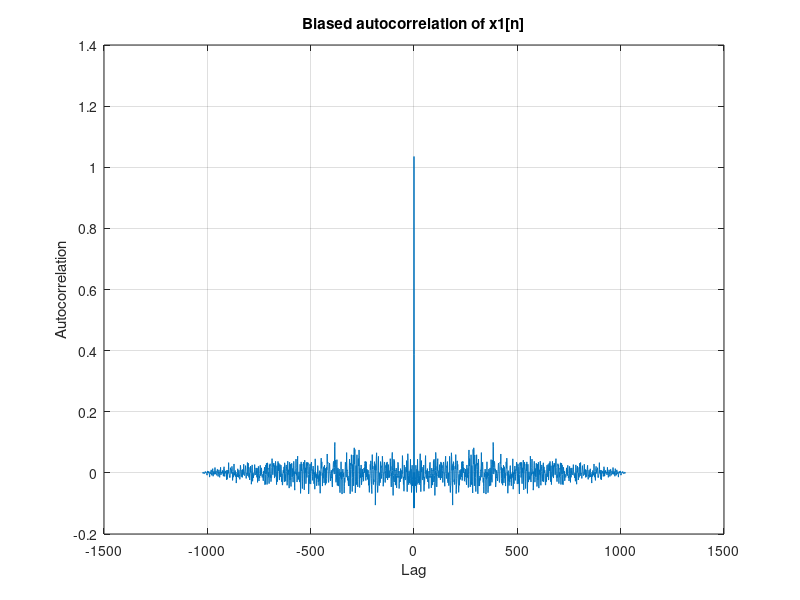
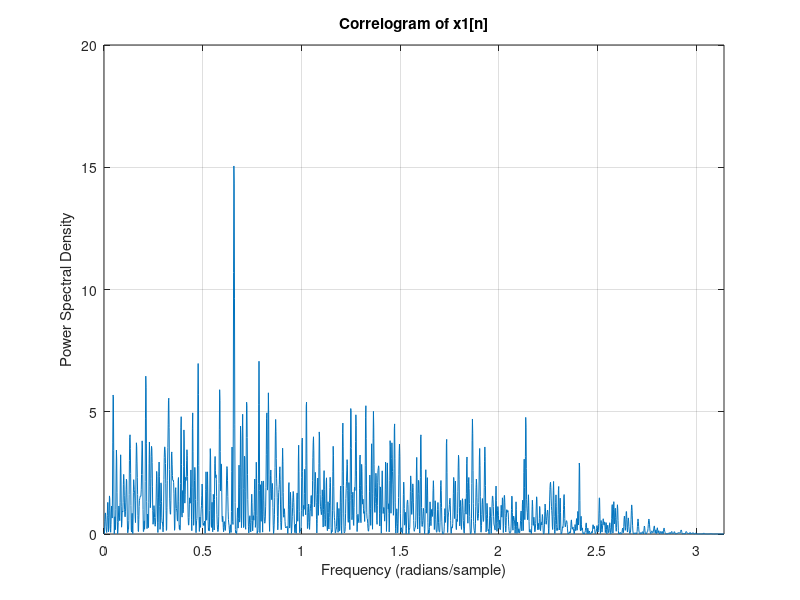
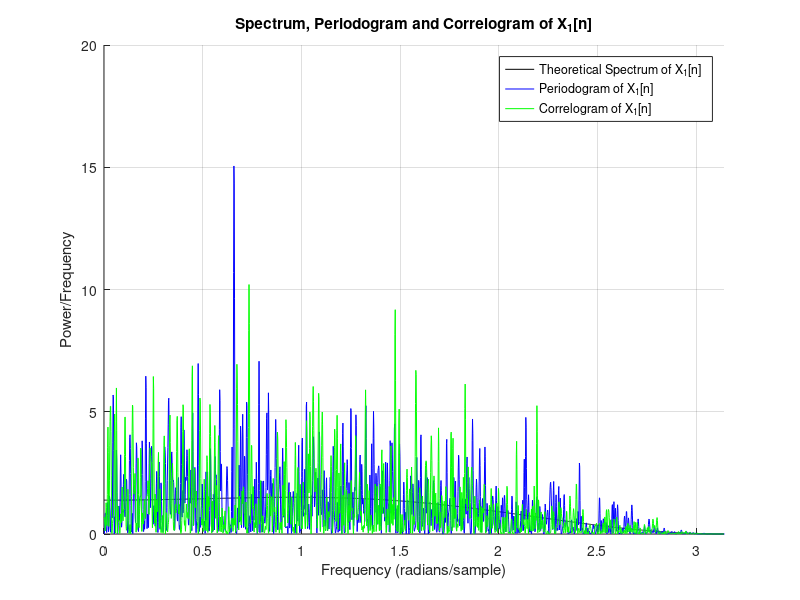

These figures' MATLAB source, in order:
% question2_x1.m
% Generate x1[n], compute autocorrelation, correlogram and compare periodogram
close all; clear; clc;

N = 1024;
sigma1 = sqrt(1/26);
w1 = sigma1 * randn(1, N);

% Define the coefficients and create x1
coefficients = [1 -3 -4];
x1 = filter(coefficients, 1, w1);

% Autocorrelation (biased)
r = xcorr(x1, 'biased');
lags = -N+1 : N-1;

% Plot autocorrelation
figure;
plot(lags, r);
title('Biased autocorrelation of x1[n]');
xlabel('Lag');
ylabel('Autocorrelation');
grid on;

% Correlogram (compute PSD from biased autocorrelation)
omega = linspace(0, pi, 2049);
Pxx = zeros(1, length(omega));
for k = 1:length(omega)
    Pxx(k) = sum(r .* exp(-1j * omega(k) * lags));
end

% Plot the correlogram
figure;
plot(omega, abs(Pxx));
title('Correlogram of x1[n]');
xlabel('Frequency (radians/sample)');
ylabel('Power Spectral Density');
xlim([0 pi]);
grid on;

% Compare theoretical spectrum, periodogram and correlogram on one figure
w = linspace(0, pi, 2049);
sxx1 = (26 - 8*cos(2*w) + 18*cos(w)) / 26;

figure;
hold on;
plot(w, sxx1, 'k', 'DisplayName', 'Theoretical Spectrum of X_1[n]');

% Periodogram
N2 = 4096;
x1p = [x1, zeros(1, N2 - N)];
X1 = fft(x1p);
Pxx_per = (1/N) * abs(X1).^2;
freq = linspace(0, 2*pi, N2);
plot(freq, Pxx_per, 'b', 'DisplayName', 'Periodogram of X_1[n]');

% Correlogram (recompute with fresh realization)
w1 = sigma1 * randn(1, N);
x1 = filter(coefficients, 1, w1);
r = xcorr(x1, 'biased');
Pxx_corr = zeros(1, length(omega));
for k = 1:length(omega)
    Pxx_corr(k) = sum(r .* exp(-1j * omega(k) * lags));
end
plot(omega, abs(Pxx_corr), 'g', 'DisplayName', 'Correlogram of X_1[n]');

title('Spectrum, Periodogram and Correlogram of X_1[n]');
xlabel('Frequency (radians/sample)');
ylabel('Power/Frequency');
xlim([0 pi]);
legend;
grid on;
hold off;
